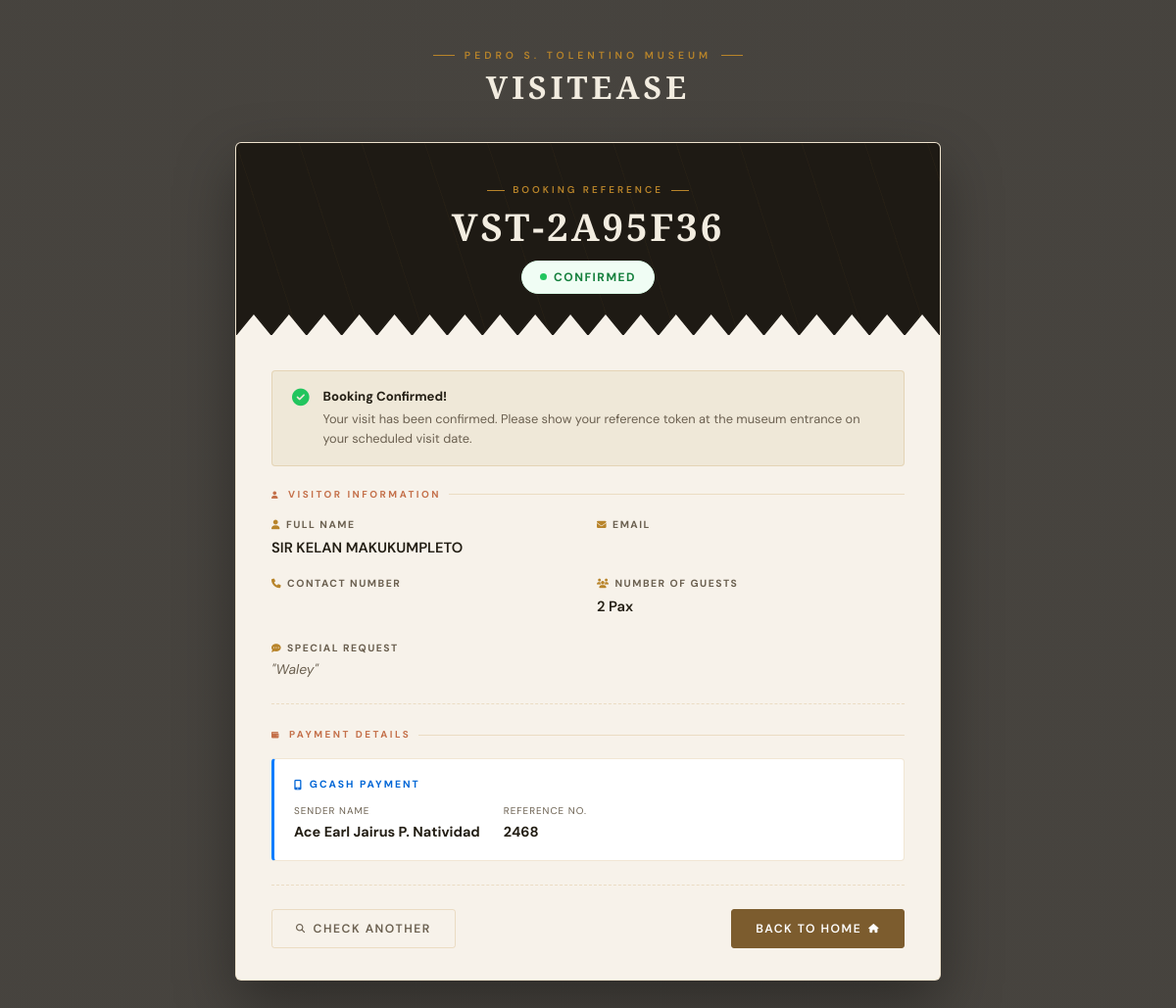
The app's page /check_status.php?token=VST-2A95F36 with its own data.
### tables this page shows
CREATE TABLE `bookings` (
  `id` int(11) NOT NULL,
  `token` varchar(20) NOT NULL,
  `name` varchar(100) NOT NULL,
  `email` varchar(100) DEFAULT NULL,
  `phone` varchar(20) DEFAULT NULL,
  `date` date NOT NULL,
  `time` varchar(20) NOT NULL,
  `guests` int(11) NOT NULL,
  `schedule_id` int(11) NOT NULL,
  `visit_date` date DEFAULT NULL,
  `visit_time` varchar(50) DEFAULT NULL,
  `status` varchar(20) DEFAULT 'Pending',
  `created_at` timestamp NOT NULL DEFAULT current_timestamp(),
  `special_request` text DEFAULT NULL,
  `gcash_name` varchar(255) NOT NULL,
  `gcash_ref` varchar(255) NOT NULL,
  `gcash_receipt` varchar(255) DEFAULT NULL
);

### check_status.php (the view, shortened to what this page needs)
<?php
include 'db.php';
$token = "";
if (isset($_GET['token'])) {
    $token = trim($_GET['token']);
} elseif (isset($_SESSION['latest_token'])) {
    $token = $_SESSION['latest_token'];
}
$booking = null;
$error_msg = "";
if (!empty($token)) {
    $stmt = $conn->prepare("
        SELECT b.*, s.date as visit_date, s.start_time, s.end_time
        FROM bookings b
        LEFT JOIN schedule_settings s ON b.schedule_id = s.id
        WHERE b.token = ?
    ");
    $stmt->bind_param("s", $token);
    $stmt->execute();
    $result = $stmt->get_result();
    if ($result->num_rows > 0) {
        $booking = $result->fetch_assoc();
    } else {
        $error_msg = "Booking token not found. Please check and try again.";
    }
}
?>
<!DOCTYPE html>
<html lang="en">
<head>
    <link href="https://cdn.jsdelivr.net/npm/bootstrap@5.3.0/dist/css/bootstrap.min.css" rel="stylesheet">
    <link rel="stylesheet" href="https://cdnjs.cloudflare.com/ajax/libs/font-awesome/6.4.0/css/all.min.css">
</head>
<body>
<div class="brand-bar">
    <div class="eyebrow">Pedro S. Tolentino Museum</div>
    <h1>VISITEASE</h1>
</div>
<div class="main-card">
    <?php if (!$booking): ?>
    <div class="search-container">
        <div class="search-icon-wrap">
            <i class="fas fa-ticket-alt"></i>
        </div>
        <h2>Track Your Booking</h2>
        <p>Enter your reference token to check your booking status and details.</p>
        <?php if ($error_msg): ?>
        <div class="error-card">
            <i class="fas fa-exclamation-circle"></i>
            <?php echo $error_msg; ?>
        </div>
        <?php endif; ?>
        <form action="" method="GET">
            <input type="text" name="token" class="token-input"
                   placeholder="e.g., VST-12345ABC"
                   value="<?php echo htmlspecialchars($token); ?>"
                   required autocomplete="off">
            <button type="submit" class="btn-search">
                <i class="fas fa-search me-2"></i>Check Booking Status
            </button>
        </form>
        <div class="mt-3" style="border-top:1px solid var(--border);padding-top:18px">
            <p style="color:var(--muted);font-size:.78rem;margin-bottom:6px">
                <i class="fas fa-info-circle" style="color:var(--gold)"></i>
                Your token was sent to your email after booking.
            </p>
        </div>
        <a href="index.php" class="back-link">
            <i class="fas fa-arrow-left fa-xs"></i> Back to Homepage
        </a>
    </div>
    <?php else:
        $status = $booking['status'];
        $sc = 's-pending';
        $status_icon = 'fas fa-clock';
        $status_title = 'Booking Under Review';
        $status_msg   = 'Your booking is currently being reviewed by our team. You will receive an email confirmation once it is approved. Please check back later.';
        if ($status == 'Confirmed') {
            $sc = 's-confirmed';
            $status_icon  = 'fas fa-check-circle';
            $status_title = 'Booking Confirmed!';
            $status_msg   = 'Your visit has been confirmed. Please show your reference token at the museum entrance on your scheduled visit date.';
        } elseif ($status == 'Rejected') {
            $sc = 's-rejected';
            $status_icon  = 'fas fa-times-circle';
            $status_title = 'Booking Not Approved';
            $status_msg   = 'Unfortunately, your booking was not approved. This may be due to an invalid GCash reference or full capacity. Please book again with correct details.';
        } elseif ($status == 'Cancelled') {
            $sc = 's-cancelled';
            $status_icon  = 'fas fa-ban';
            $status_title = 'Booking Cancelled';
            $status_msg   = 'This booking has been cancelled. If you still wish to visit, please create a new booking.';
        }
    ?>
    <div class="ticket-header">
        <div class="th-inner">
            <div class="th-eyebrow">Booking Reference</div>
            <div class="th-token"><?php echo htmlspecialchars($booking['token']); ?></div>
            <span class="status-pill <?php echo $sc; ?>">
                <span class="dot"></span>
                <?php echo strtoupper($status); ?>
            </span>
        </div>
    </div>
    <div class="card-body-inner">
        <div class="status-info">
            <i class="<?php echo $status_icon; ?> si-icon" style="color:<?php
                echo $status=='Confirmed' ? '#22c55e' :
                    ($status=='Rejected'  ? '#ef4444' :
                    ($status=='Cancelled' ? '#94a3b8' : '#f97316')); ?>"></i>
            <div>
                <div class="si-title"><?php echo $status_title; ?></div>
                <div class="si-text"><?php echo $status_msg; ?></div>
            </div>
        </div>
        <div class="section-label"><i class="fas fa-user fa-xs"></i>Visitor Information</div>
        <div class="info-grid">
            <div class="info-item">
                <div class="lbl"><i class="fas fa-user"></i>Full Name</div>
                <div class="val"><?php echo htmlspecialchars($booking['name']); ?></div>
            </div>
            <div class="info-item">
                <div class="lbl"><i class="fas fa-envelope"></i>Email</div>
            </div>
            <div class="info-item">
                <div class="lbl"><i class="fas fa-phone"></i>Contact Number</div>
            </div>
            <div class="info-item">
                <div class="lbl"><i class="fas fa-users"></i>Number of Guests</div>
                <div class="val"><?php echo htmlspecialchars($booking['guests']); ?> Pax</div>
            </div>
        </div>
        <?php if (!empty($booking['special_request']) && strtolower(trim($booking['special_request'])) !== 'wala'): ?>
        <div class="info-item mb-4">
            <div class="lbl"><i class="fas fa-comment-dots"></i>Special Request</div>
            <div class="val" style="font-style:italic;color:var(--muted);font-size:.87rem;font-weight:400">
                "<?php echo htmlspecialchars($booking['special_request']); ?>"
            </div>
        </div>
        <?php endif; ?>
        <div class="dash-line"></div>
        <div class="section-label"><i class="fas fa-wallet fa-xs"></i>Payment Details</div>
        <div class="gcash-box mb-4">
            <div class="gcash-title"><i class="fas fa-mobile-alt"></i>GCash Payment</div>
            <div class="gcash-row">
                <div class="gcash-item">
                    <div class="g-lbl">Sender Name</div>
                    <div class="g-val"><?php echo htmlspecialchars($booking['gcash_name']); ?></div>
                </div>
                <div class="gcash-item">
                    <div class="g-lbl">Reference No.</div>
                    <div class="g-val mono"><?php echo htmlspecialchars($booking['gcash_ref']); ?></div>
                </div>
            </div>
        </div>
        <div class="dash-line"></div>
        <div class="d-flex justify-content-between align-items-center flex-wrap gap-2">
            <a href="check_status.php" class="btn-outline-museum">
                <i class="fas fa-search fa-xs"></i> Check Another
            </a>
            <?php if ($status == 'Pending'): ?>
                <button type="button" class="btn-cancel-museum" data-bs-toggle="modal" data-bs-target="#cancelModal">
                    <i class="fas fa-times fa-xs"></i> Cancel Booking
                </button>
            <?php else: ?>
                <a href="index.php" class="btn-home-museum">
                    Back to Home <i class="fas fa-home fa-xs"></i>
                </a>
            <?php endif; ?>
        </div>
    </div>
    <?php endif; ?>
</div>
</body>
</html>

### records on screen
bookings: token "VST-2A95F36", status "CONFIRMED", status "Booking Confirmed!", status "Your visit has been confirmed. Please show your reference token at the museum entrance on your scheduled visit date.", name "SIR KELAN MAKUKUMPLETO", guests "2", special_request "Waley", gcash_name "Ace Earl Jairus P. Natividad", gcash_ref "2468"
